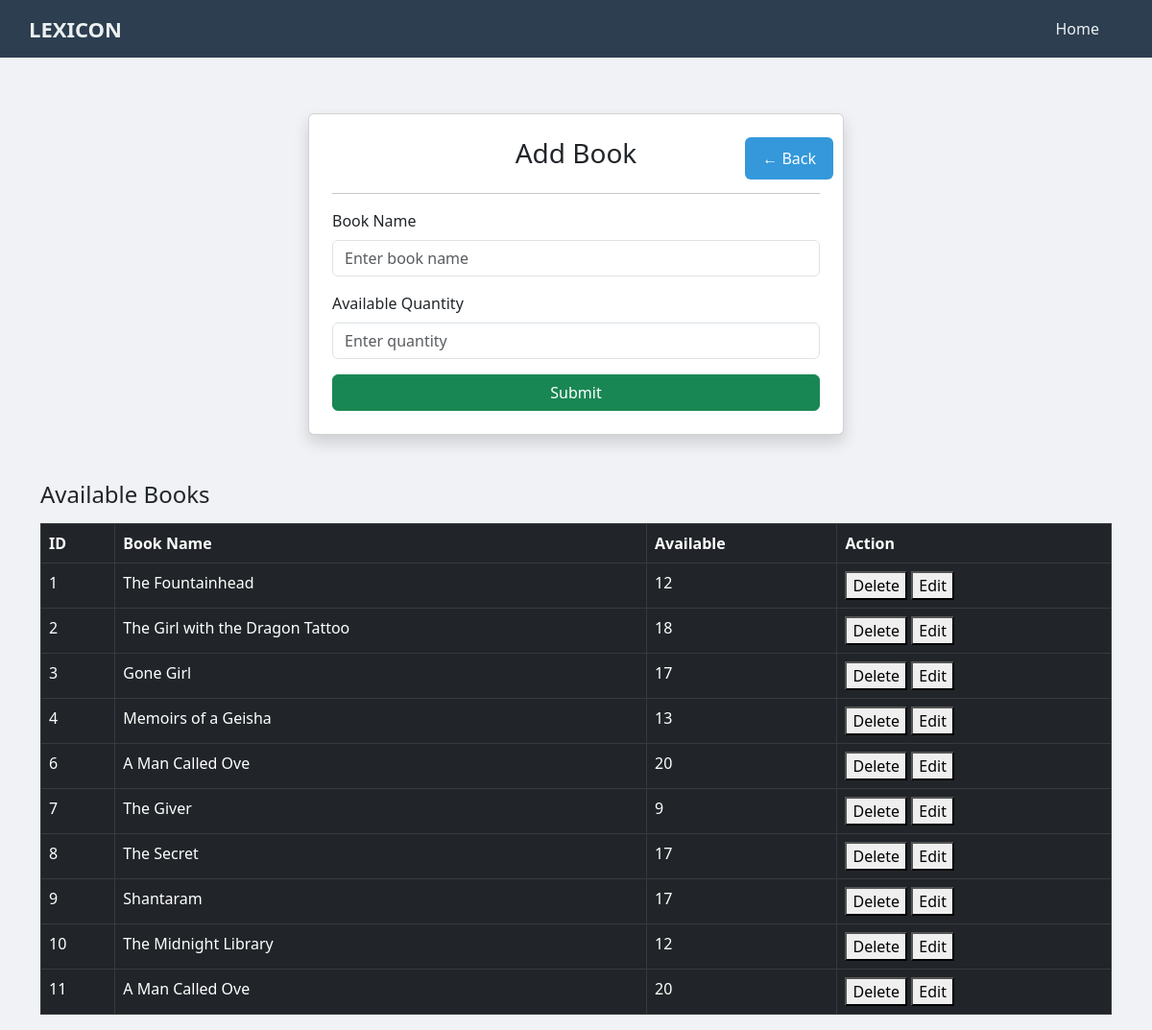
The app's page /add_book/ (signed in) with its own data.
### borrow/models.py (models this page shows, shortened)
class book(models.Model):
    id = models.IntegerField(primary_key=True)
    book_name = models.CharField(max_length=40)
    available = models.IntegerField()

### borrow/views.py (the view)
# urls.py: path('add_book/', add_book, name='add_book'),
@login_required(login_url="login")
def add_book(request):
    obj2 = book.objects.all()
    if request.method == "POST":
        book_name = request.POST.get('book_name')
        available = request.POST.get('available')
        book.objects.create(book_name=book_name, available=available)
    return render(request, "add_book.html", {'books': obj2})

### borrow/templates/add_book.html (shortened to what this page needs)
<!DOCTYPE html>
<html lang="en">
<head>
  <link href="https://cdn.jsdelivr.net/npm/bootstrap@5.3.0/dist/css/bootstrap.min.css" rel="stylesheet" />
</head>
<body>
  <div class="navbar">
    <div class="logo">Lexicon</div>
    <div class="nav-links">
      <a href="/">Home</a>
    </div>
  </div>
  <div class="container mt-5">
    <form class="col-md-6 mx-auto card p-4 shadow"
      action="{% if isedit %} {% url 'edit_book' book_obj.id %} {% else %} {% url 'add_book' %} {% endif %}"
      method="POST">
      <a href="javascript:history.back()">
        <button type="button" style="
        background-color:#3498db;
        color:white;
        border:none;
        padding:10px 18px;
        border-radius:6px;
        cursor:pointer;
        position: absolute;
        right: 10px;
        ">
          ← Back
        </button>
      </a>
      <h3 class="text-center">Add Book</h3>
      <hr />
      <div class="mb-3">
        <label class="form-label">Book Name</label>
        <input type="text" name="book_name" value="{{book_obj.book_name}}" class="form-control"
          placeholder="Enter book name" required />
      </div>
      <div class="mb-3">
        <label class="form-label">Available Quantity</label>
        <input type="number" name="available" value="{{book_obj.available}}" class="form-control"
          placeholder="Enter quantity" required />
      </div>
      <button type="submit" class="btn btn-success w-100">Submit</button>
    </form>
    {% if books %}
    <div class="mt-5">
      <h4>Available Books</h4>
      <table class="table table-dark table-bordered mt-3">
        <thead>
          <tr>
            <th>ID</th>
            <th>Book Name</th>
            <th>Available</th>
            <th>Action</th>
          </tr>
        </thead>
        <tbody>
          {% for book in books %}
          <tr>
            <td>{{ book.id }}</td>
            <td>{{ book.book_name }}</td>
            <td>{{ book.available }}</td>
            <td>
              <a href="{% url 'remove_book' book.id %}"><button>Delete</button></a>
              <a href="{% url 'edit_book' book.id %}"><button>Edit</button></a>
            </td>
          </tr>
          {% endfor %}
        </tbody>
      </table>
    </div>
    {% endif %}
  </div>
</body>
</html>

### borrow/templates/add_book.html (style rules this page uses)
body { margin: 0; font-family: "Segoe UI", sans-serif; background: #f0f2f5; padding-top: 70px; }
.navbar { position: fixed; top: 0; left: 0; right: 0; height: 60px; background-color: #2c3e50; display: flex; justify-content: space-between; align-items: center; padding: 0 30px; z-index: 1000; }
.navbar .logo { color: #ecf0f1; font-size: 22px; font-weight: bold; text-transform: uppercase; }
.navbar .nav-links a { color: #ecf0f1; text-decoration: none; margin: 0 15px; padding: 10px; }

### records on screen
book: id "1", book_name "The Fountainhead", available "12"
book: id "2", book_name "The Girl with the Dragon Tattoo", available "18"
book: id "3", book_name "Gone Girl", available "17"
book: id "4", book_name "Memoirs of a Geisha", available "13"
book: id "6", book_name "A Man Called Ove", available "20"
book: id "7", book_name "The Giver", available "9"
book: id "8", book_name "The Secret", available "17"
book: id "9", book_name "Shantaram", available "17"
book: id "10", book_name "The Midnight Library", available "12"
book: id "11", book_name "A Man Called Ove", available "20"
